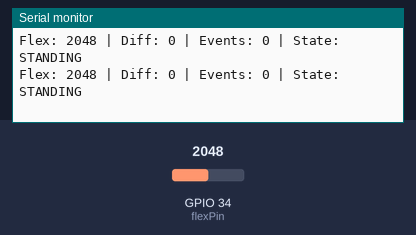
This sketch was run on a simulated ESP32. Parts: the last lines printed to the serial monitor. Inputs (shaded band) come from the test bench; at power-on: GPIO 34 (flexPin) = 2048.

Above: at 2.2 s.
2.3 s: GPIO 34 (flexPin) set to 55
At 2.5 s:
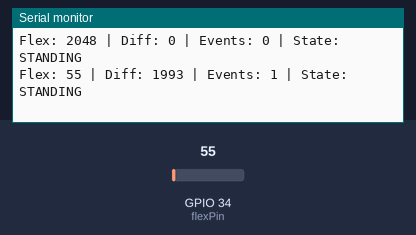
3.8 s: GPIO 34 (flexPin) set to 46
At 3.97 s:
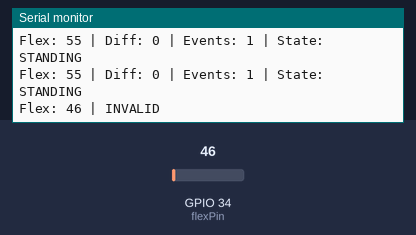

The sketch:

FlexLogicMoveStand.ino
```cpp
const int flexPin = 34;

// ==========================================
// MOVEMENT SETTINGS
// ==========================================

// حركة قوية تشبه انحناء الخطوة
const int STRONG_DIFF_THRESHOLD = 20;

// حركة متوسطة تستخدم فقط للمحافظة على WALKING
const int KEEP_WALKING_THRESHOLD = 10;

// نحتاج 3 حركات قوية
const int REQUIRED_EVENTS = 3;

// خلال 1.5 ثانية
const unsigned long EVENT_WINDOW_MS = 1500;

// إذا ما فيه حركة لمدة ثانيتين → STANDING
const unsigned long STANDING_TIMEOUT_MS = 2000;

// ==========================================

int previousFlex = -1;

int strongEventCount = 0;

unsigned long eventWindowStart = 0;
unsigned long lastMovementTime = 0;

bool walking = false;

// ==========================================
// MEDIAN FILTER
// ==========================================

int readFlexMedian() {

  const int N = 7;
  int values[N];

  for (int i = 0; i < N; i++) {
    values[i] = analogRead(flexPin);
    delay(3);
  }

  for (int i = 0; i < N - 1; i++) {

    for (int j = i + 1; j < N; j++) {

      if (values[j] < values[i]) {

        int temp = values[i];
        values[i] = values[j];
        values[j] = temp;
      }
    }
  }

  return values[N / 2];
}

// ==========================================
// SETUP
// ==========================================

void setup() {

  Serial.begin(115200);

  delay(1000);

  previousFlex = readFlexMedian();

  eventWindowStart = millis();

  Serial.println();
  Serial.println("HUDA - RIGHT SHOE");
  Serial.println("WALKING / STANDING TEST V3");
}

// LOOP

void loop() {

  unsigned long now = millis();

  int flexValue = readFlexMedian();


  // Ignore clearly invalid values

  if (flexValue < 50) {

    Serial.print("Flex: ");
    Serial.print(flexValue);
    Serial.println(" | INVALID");

    delay(100);
    return;
  }

  // Calculate change

  int diff = abs(flexValue - previousFlex);

  previousFlex = flexValue;


  // Reset expired detection window

  if (
    strongEventCount > 0 &&
    now - eventWindowStart > EVENT_WINDOW_MS
  ) {

    strongEventCount = 0;
  }

  // Strong movement event

  if (diff >= STRONG_DIFF_THRESHOLD) {

    if (strongEventCount == 0) {
      eventWindowStart = now;
    }

    strongEventCount++;

    // لو إحنا أصلاً نمشي، هذه أكيد حركة
    if (walking) {
      lastMovementTime = now;
    }

    // 3 حركات قوية خلال النافذة
    if (
      strongEventCount >= REQUIRED_EVENTS &&
      now - eventWindowStart <= EVENT_WINDOW_MS
    ) {

      walking = true;

      lastMovementTime = now;

      strongEventCount = 0;
    }
  }

  // While already walking:
  // moderate flex movement keeps state alive

  if (
    walking &&
    diff >= KEEP_WALKING_THRESHOLD
  ) {

    lastMovementTime = now;
  }

  // No movement → STANDING

  if (
    walking &&
    now - lastMovementTime >= STANDING_TIMEOUT_MS
  ) {

    walking = false;

    strongEventCount = 0;
  }

  // SERIAL Print

  Serial.print("Flex: ");
  Serial.print(flexValue);

  Serial.print(" | Diff: ");
  Serial.print(diff);

  Serial.print(" | Events: ");
  Serial.print(strongEventCount);

  Serial.print(" | State: ");

  if (walking) {
    Serial.println("WALKING");
  } else {
    Serial.println("STANDING");
  }

  delay(100);
}
```

Measured:
- the behaviour switches between 50 and 49 on GPIO 34 (flexPin) (found by bisection; images 1 and 2)
- after the input at 2.3 s, the serial monitor: prints a new line after 0.09 s (image 1)
- after the input at 3.8 s, the serial monitor: prints a new line after 0.05 s (image 2)
